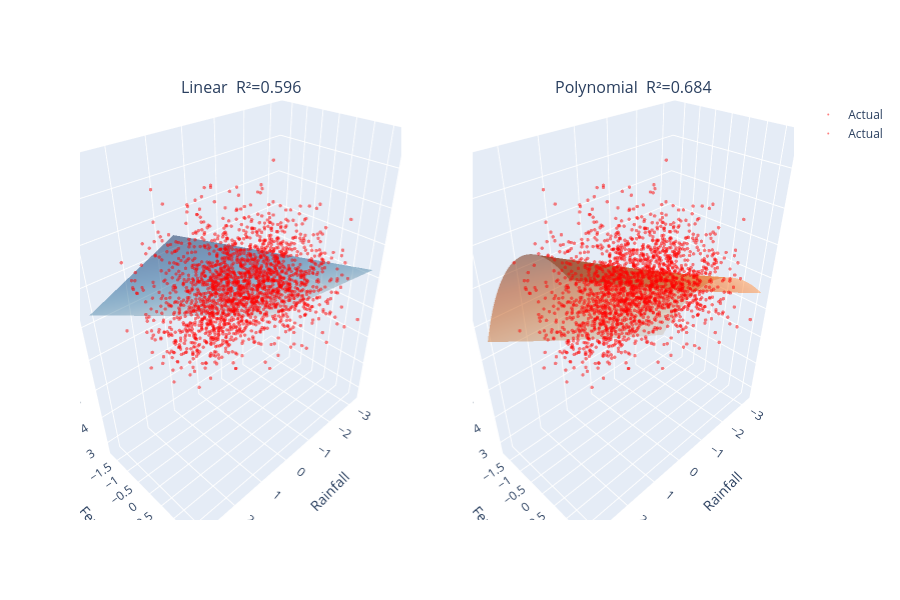

Notebook source saved alongside this figure:
### Code cell
# Generated by Claude
import plotly.graph_objects as go
from plotly.subplots import make_subplots

fig = make_subplots(
    rows=1, cols=2,
    specs=[[{"type": "scene"}, {"type": "scene"}]],
    subplot_titles=["Linear  R²=0.596", "Polynomial  R²=0.684"]
)

# ── shared grid ────────────────────────────────────────────────────
r_range = np.linspace(X_test[:, 0].min(), X_test[:, 0].max(), 40)
f_range = np.linspace(X_test[:, 1].min(), X_test[:, 1].max(), 40)
R, F = np.meshgrid(r_range, f_range)
grid = np.column_stack([R.ravel(), F.ravel()])

Z_linear = model.predict(grid).reshape(R.shape)
Z_poly = skLinearRegressor.predict(poly.transform(grid)).reshape(R.shape)

# ── linear surface ─────────────────────────────────────────────────
fig.add_trace(go.Surface(x=R, y=F, z=Z_linear, opacity=0.5,
                         colorscale="Blues", showscale=False, name="Linear"), row=1, col=1)
fig.add_trace(go.Scatter3d(
    x=X_test[:, 0], y=X_test[:, 1], z=y_test,
    mode="markers", marker=dict(size=2, color="red", opacity=0.5),
    name="Actual"), row=1, col=1)

# ── polynomial surface ─────────────────────────────────────────────
fig.add_trace(go.Surface(x=R, y=F, z=Z_poly, opacity=0.5,
                         colorscale="Oranges", showscale=False, name="Polynomial"), row=1, col=2)
fig.add_trace(go.Scatter3d(
    x=X_test[:, 0], y=X_test[:, 1], z=y_test,
    mode="markers", marker=dict(size=2, color="red", opacity=0.5),
    name="Actual"), row=1, col=2)

fig.update_layout(
    height=600,
    scene=dict(xaxis_title="Rainfall", yaxis_title="Fertilizer", zaxis_title="Yield"),
    scene2=dict(xaxis_title="Rainfall", yaxis_title="Fertilizer", zaxis_title="Yield"),
)

fig.show()

### Figure 1 — Plotly figure (JSON) as saved in the notebook; plotly's stock layout.template omitted (floating-point values rounded to 4 significant figures; data arrays with more than 128 entries replaced by an {"elided": "..."} marker saying what was removed)
{"data": [{"colorscale": [[0.0, "rgb(247,251,255)"], [0.125, "rgb(222,235,247)"], [0.25, "rgb(198,219,239)"], [0.375, "rgb(158,202,225)"], [0.5, "rgb(107,174,214)"], [0.625, "rgb(66,146,198)"], [0.75, "rgb(33,113,181)"], [0.875, "rgb(8,81,156)"], [1.0, "rgb(8,48,107)"]], "name": "Linear", "opacity": 0.5, "showscale": false, "x": {"elided": "40x40 float values"}, "y": {"elided": "40x40 float values"}, "z": {"elided": "40x40 float values"}, "type": "surface", "scene": "scene"}, {"marker": {"color": "red", "opacity": 0.5, "size": 2}, "mode": "markers", "name": "Actual", "x": {"elided": "2000 float values"}, "y": {"elided": "2000 float values"}, "z": {"elided": "2000 float values"}, "type": "scatter3d", "scene": "scene"}, {"colorscale": [[0.0, "rgb(255,245,235)"], [0.125, "rgb(254,230,206)"], [0.25, "rgb(253,208,162)"], [0.375, "rgb(253,174,107)"], [0.5, "rgb(253,141,60)"], [0.625, "rgb(241,105,19)"], [0.75, "rgb(217,72,1)"], [0.875, "rgb(166,54,3)"], [1.0, "rgb(127,39,4)"]], "name": "Polynomial", "opacity": 0.5, "showscale": false, "x": {"elided": "40x40 float values"}, "y": {"elided": "40x40 float values"}, "z": {"elided": "40x40 float values"}, "type": "surface", "scene": "scene2"}, {"marker": {"color": "red", "opacity": 0.5, "size": 2}, "mode": "markers", "name": "Actual", "x": {"elided": "2000 float values"}, "y": {"elided": "2000 float values"}, "z": {"elided": "2000 float values"}, "type": "scatter3d", "scene": "scene2"}], "layout": {"scene": {"domain": {"x": [0.0, 0.45], "y": [0.0, 1.0]}, "xaxis": {"title": {"text": "Rainfall"}}, "yaxis": {"title": {"text": "Fertilizer"}}, "zaxis": {"title": {"text": "Yield"}}}, "scene2": {"domain": {"x": [0.55, 1.0], "y": [0.0, 1.0]}, "xaxis": {"title": {"text": "Rainfall"}}, "yaxis": {"title": {"text": "Fertilizer"}}, "zaxis": {"title": {"text": "Yield"}}}, "annotations": [{"font": {"size": 16}, "showarrow": false, "text": "Linear  R²=0.596", "x": 0.225, "xanchor": "center", "xref": "paper", "y": 1.0, "yanchor": "bottom", "yref": "paper"}, {"font": {"size": 16}, "showarrow": false, "text": "Polynomial  R²=0.684", "x": 0.775, "xanchor": "center", "xref": "paper", "y": 1.0, "yanchor": "bottom", "yref": "paper"}], "height": 600}}
